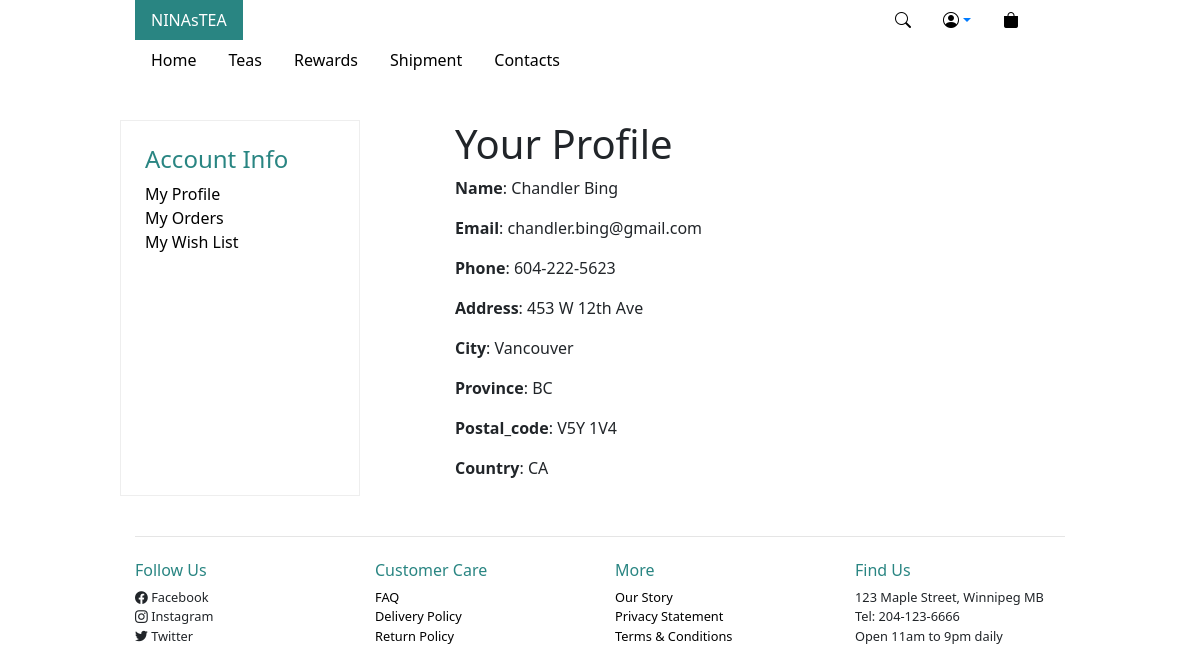
Page /?page=profile (signed in) on the committed database.
### tables this page shows
CREATE TABLE `customers` (
  `id` int(11) NOT NULL AUTO_INCREMENT,
  `name` varchar(255) NOT NULL,
  `email` varchar(255) NOT NULL,
  `password` varchar(255) NOT NULL,
  `age` int(11) DEFAULT NULL,
  `phone` varchar(45) DEFAULT NULL,
  `address` varchar(255) DEFAULT NULL,
  `city` varchar(255) DEFAULT NULL,
  `province` char(255) DEFAULT NULL,
  `postal_code` varchar(15) DEFAULT NULL,
  `country` varchar(255) DEFAULT NULL,
  `priv_level` tinyint(1) NOT NULL DEFAULT 0,
  `created_at` datetime DEFAULT current_timestamp(),
  `updated_at` datetime DEFAULT NULL,
  `deleted_at` datetime DEFAULT NULL,
  PRIMARY KEY (`id`)
);

### controllers/profile.php (called while the page is built, shortened)
<?php
include __DIR__ . '/../models/customer_model.php';
$customer = oneCustomer($_SESSION['customer_id'],$dbh);
require __DIR__ . '/../views/profile.php';

### public/index.php (called while the page is built, shortened)
<?php
try{
    $path = __DIR__ . '/../controllers/' . $_GET['page'] . '.php';
    require $path;
}catch(Exception $e){
    dd($e->getTrace());
}

### models/customer_model.php (called while the page is built, shortened)
<?php
function oneCustomer(int $id, PDO $dbh):array
{
    try{
        $query = "SELECT
            name,email,phone,address,city,province,postal_code,country
            FROM customers
            WHERE customers.id=:id";
        $stmt = $dbh->prepare($query);
        $params = array(
            ':id' => intval($id)
        );
        $stmt->execute($params);
        $customer = $stmt->fetch();
    }catch(Exception $e){
        echo $e->getMessage();
    }
    return (is_array($customer)) ? $customer : [];
}

### views/includes/functions.php (called while the page is built, shortened)
<?php
function e(string $str): string
{
    return htmlentities($str, ENT_QUOTES, "UTF-8");
}

### views/profile.php (the view)
<?php include __DIR__ . '/includes/header.inc.php';?>
<section id="sec-profile">
    <div class="row">
    <div class="col-3 my-4 p-4" id="profile-side-nav" >
        <nav class="nav flex-column">
            <h4>Account Info</h4>
            <a href="#">My Profile</a>
            <a href="">My Orders</a>
            <a href="/?page=wishlist">My Wish List</a>
        </nav>
    </div>
    <div class="col-1"></div>
    <div  class="col-8 my-4" id="profile_info">
        <h1>Your Profile</h1>
        <?php foreach($customer as $key=>$value):?>
            <p><span class="text-capitalize font-weight-bold"><?=e($key)?></span>: <?=e($value)?></p>
        <?php endforeach;?>
    </div>
    </div>
</section>
<?php require __DIR__ . '/includes/footer.inc.php'; ?>

### public/css/main.css (style rules this page uses)
:root { --main-color: #298582; --secondary-color:#136460; }
body { font-family: 'Segoe UI', Tahoma, Geneva, Verdana, sans-serif; max-width: 960px; margin: 0 auto; }

### public/css/profile.css (style rules this page uses)
#profile-side-nav { border: 1px solid #eee; }
#profile-side-nav h4, #profile-side-nav a:hover { color: var(--main-color); }
#profile-side-nav a { color: #000; transition: all 0.6s ease; }

### rows in the picture
customers: name "Chandler Bing", email "chandler.bing@gmail.com", phone "604-222-5623", address "453 W 12th Ave", city "Vancouver", province "BC", postal_code "V5Y 1V4", country "CA"

### other values in the picture
$key "Name"
$key "Email"
$key "Phone"
$key "Address"
$key "City"
$key "Province"
$key "Postal_code"
$key "Country"
